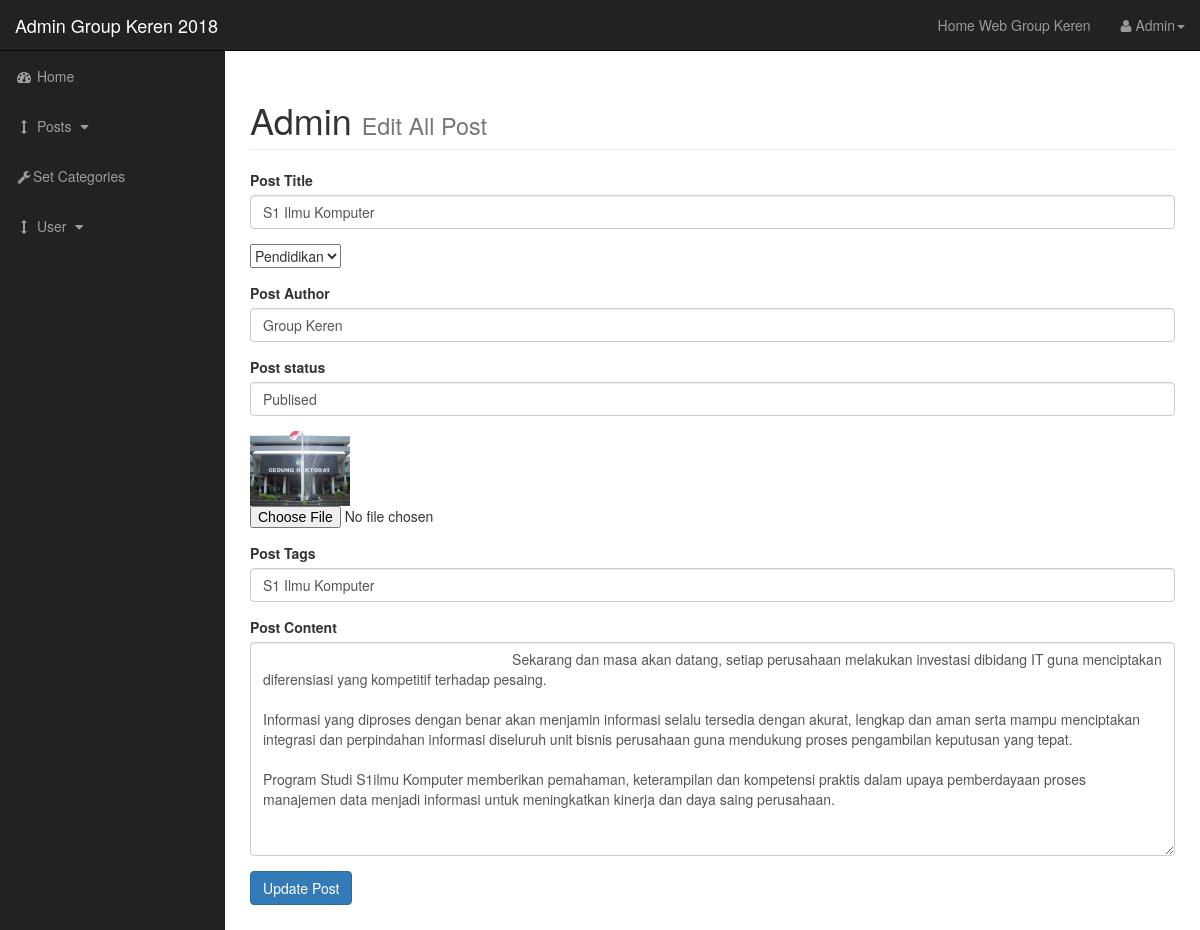
/admin/post.php?source=edit_post&p_id=13, run on the app's committed database.
### tables this page shows
CREATE TABLE `post` (
  `post_id` int(50) NOT NULL,
  `post_category_id` int(50) NOT NULL,
  `post_judul` varchar(50) NOT NULL,
  `post_author` varchar(50) NOT NULL,
  `post_date` date NOT NULL,
  `post_image` text NOT NULL,
  `post_content` text NOT NULL,
  `post_tags` varchar(255) NOT NULL,
  `post_comment_count` varchar(255) NOT NULL,
  `post_status` varchar(50) NOT NULL
);

### admin/include/edit_post.php (the view, shortened to what this page needs)
<?php
if(isset($_GET['p_id'])){
$the_post_id = $_GET['p_id'];
}
$query ="select * from post WHERE post_id=$the_post_id";
$select_post_by_id = mysqli_query($connection,$query);
while($row = mysqli_fetch_assoc($select_post_by_id)){
		$post_author = $row['post_author'];
		$post_judul = $row['post_judul'];
		$post_status = $row['post_status'];
		$post_image = $row['post_image'];
		$post_content = $row['post_content'];
		$post_tags=$row['post_tags'];
}
?>
<form action="" method="post" enctype="multipart/form-data">
<div class="form-group">
	<label for="post_judul">Post Title</label>
	<input value="<?php echo $post_judul;?>" type="text" class="form-control" name="post_judul">
</div>
<div class="form-group">
<select name="post_category" id="">
	<?php
	$query ="select * from category ";
	$select_categories = mysqli_query($connection,$query);
	while($row = mysqli_fetch_assoc($select_categories)){
	$cat_id = $row['cat_id'];
	$cat_judul = $row['cat_judul'];
	echo "<option value='$cat_id'>{$cat_judul}</option>";
	} ?>
</select>
</div>
<div class="form-group">
	<label for="post_author">Post Author</label>
	<input value="<?php echo $post_author;?>" type="text" class="form-control" name="post_author">
</div>
<div class="form-group">
	<label for="post_status">Post status</label>
	<input value="<?php echo $post_status;?>" type="text" class="form-control" name="post_status">
</div>
<div class="form-group">
	<img width="100" src="../img/<?php echo $post_image; ?>" alt="">
	<input type="file" name="image">
</div>
<div class="form-group">
	<label for="post_tags">Post Tags</label>
	<input value="<?php echo $post_tags;?>" type="text" class="form-control" name="post_tags">
</div>
<div class="form-group">
	<label for="post_content">Post Content</label>
	<textarea value="<?php echo $post_content;?>" type="text" class="form-control" name="post_content" id="" cols="30" rows="10">
	<?php echo $post_content;?>
	</textarea>
</div>
<div class="form-group">
	<input class="btn btn-primary" type="submit" name="Update_post" value="Update Post">
</div>
</form>

### admin/css/sb-admin.css (style rules this page uses)
body { margin-top: 100px; background-color: #222; }
@media (min-width:768px) { body { margin-top: 50px; } }

### data on the page
post: post_judul "S1 Ilmu Komputer", post_author "Group Keren", post_status "Publised", post_image (picture), post_tags "S1 Ilmu Komputer", post_content "Sekarang dan masa akan datang, setiap perusahaan melakukan investasi dibidang IT guna menciptakan diferensiasi yang kompetitif terhadap pesaing. Informasi yang diproses dengan benar akan menjamin informasi selalu tersedia dengan akurat, lengkap dan aman serta mampu menciptakan integrasi dan perpindahan informasi diseluruh unit bisnis perusahaan guna mendukung proses pengambilan keputusan yang tepat. Program Studi S1ilmu Komputer memberikan pemahaman, keterampilan dan kompetensi praktis dalam upaya pemberdayaan proses manajemen data menjadi informasi untuk meningkatkan kinerja dan daya saing perusahaan."

### other printed values
form field post_category "Pendidikan"
